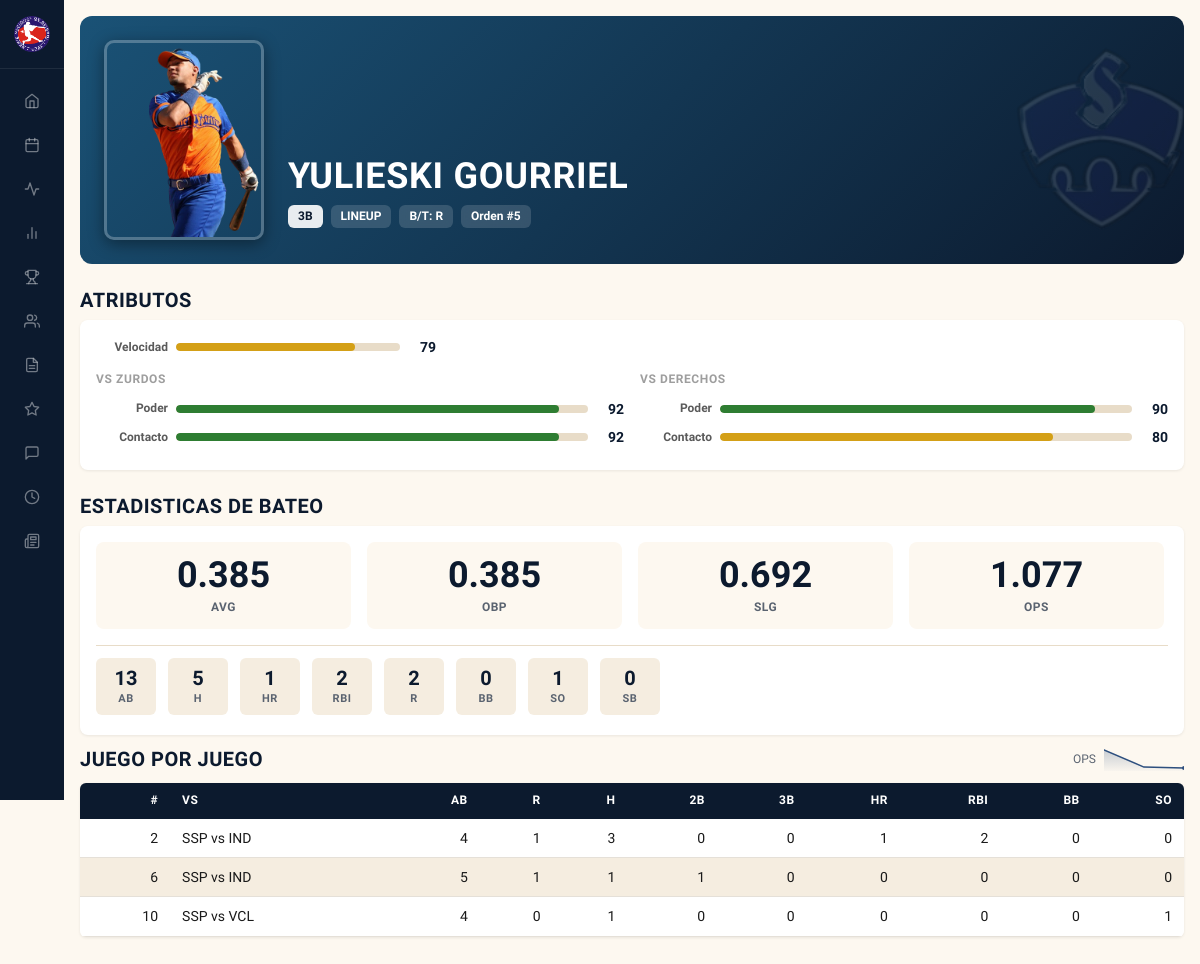
The page /player/5 on the database as committed earlier.
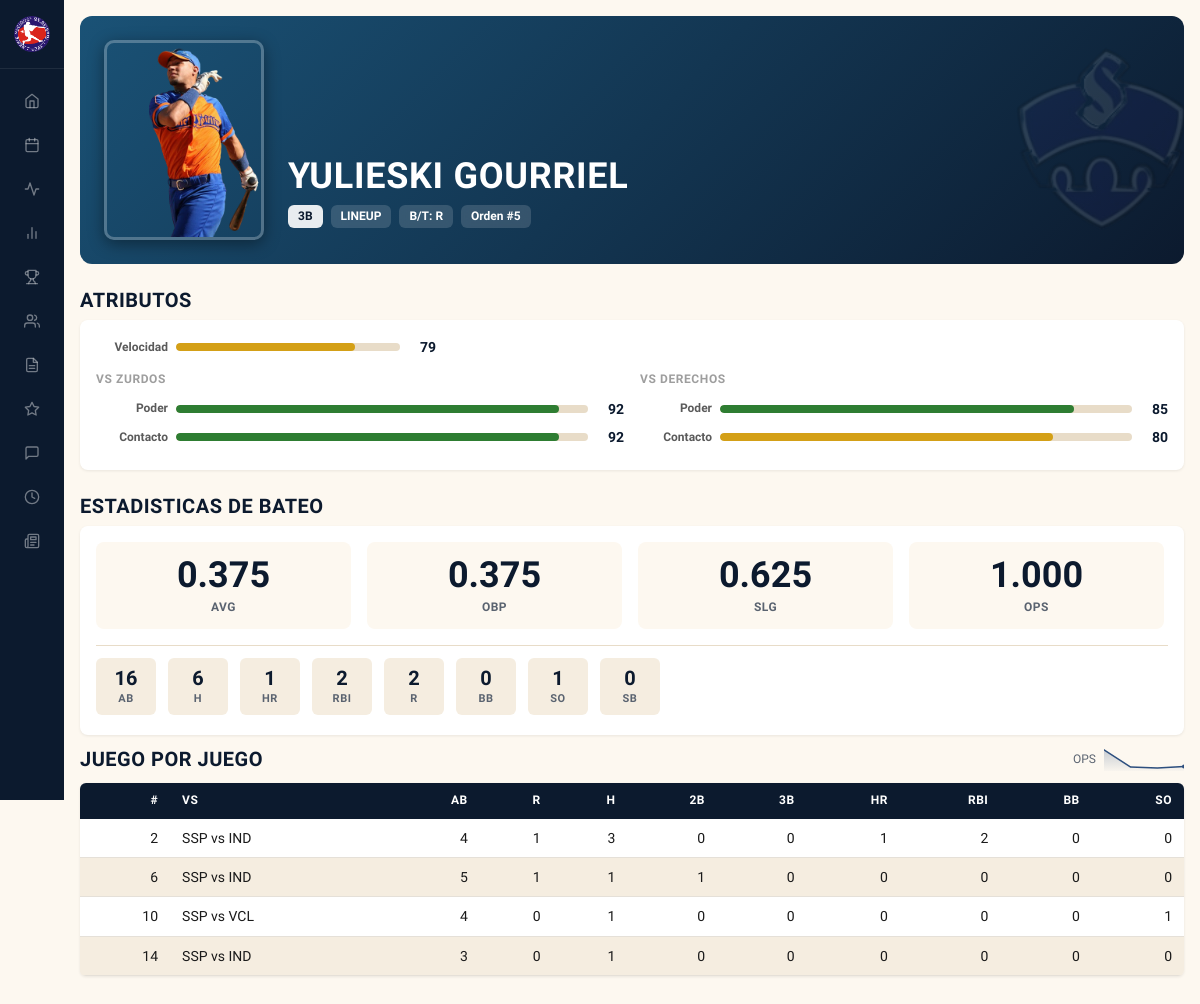
The same page on the database as committed later.
### tables this page shows
CREATE TABLE teams (
            id INTEGER PRIMARY KEY,
            name TEXT NOT NULL,
            short_name TEXT NOT NULL,
            full_name TEXT NOT NULL,
            owner TEXT NOT NULL,
            rank_overall INTEGER,
            rank_pitching INTEGER,
            rank_batting INTEGER,
            rank_fielding INTEGER,
            rank_speed INTEGER,
            rank_pre_draft INTEGER,
            rank_post_draft INTEGER,
            color_primary TEXT,
            color_secondary TEXT,
            logo_file TEXT,
            banner_file TEXT
        );

CREATE TABLE players (
            id INTEGER PRIMARY KEY,
            team_id INTEGER REFERENCES teams(id),
            name TEXT NOT NULL,
            full_name TEXT,
            position TEXT NOT NULL,
            bats_throws TEXT,
            role TEXT NOT NULL,
            lineup_order INTEGER,
            bullpen_role TEXT,
            is_drafted INTEGER DEFAULT 0,
            photo_file TEXT
        );

CREATE TABLE batting_stats (
            id INTEGER PRIMARY KEY,
            game_id INTEGER REFERENCES games(id) ON DELETE CASCADE,
            player_id INTEGER REFERENCES players(id),
            team_id INTEGER REFERENCES teams(id),
            AB INTEGER DEFAULT 0,
            R INTEGER DEFAULT 0,
            H INTEGER DEFAULT 0,
            doubles INTEGER DEFAULT 0,
            triples INTEGER DEFAULT 0,
            HR INTEGER DEFAULT 0,
            RBI INTEGER DEFAULT 0,
            BB INTEGER DEFAULT 0,
            SO INTEGER DEFAULT 0,
            SB INTEGER DEFAULT 0,
            UNIQUE(game_id, player_id)
        );

CREATE TABLE schedule (
            id INTEGER PRIMARY KEY,
            game_num INTEGER,
            week_num INTEGER,
            home_team_id INTEGER REFERENCES teams(id),
            away_team_id INTEGER REFERENCES teams(id),
            phase TEXT DEFAULT 'regular',
            series_game INTEGER
        );

### blueprints/players/routes.py (the view)
@players_bp.route('/player/<int:player_id>')
def player(player_id: int) -> str:
    p = get_player(player_id)
    if not p:
        abort(404)
    attrs = get_player_attrs(player_id)
    draft = get_player_draft(player_id)
    bat_games = get_batting_log(player_id)
    bat_totals = get_batting_totals(player_id)
    pitch_games = get_pitching_log(player_id)
    pitch_totals = get_pitching_totals(player_id)
    bat_spark = []
    for g in (bat_games or []):
        bl = BattingLine.from_row(g)
        bat_spark.append(round(bl.OPS, 3) if bl.AB > 0 else 0)
    pitch_spark = [
        round(g['ER'] * 27 / g['IP_outs'], 2) if g['IP_outs'] > 0 else 0
        for g in pitch_games
    ] if pitch_games else []
    return render_template('player.html', player=p, draft=draft, attrs=attrs,
                           bat_games=bat_games, bat_totals=bat_totals,
                           pitch_games=pitch_games, pitch_totals=pitch_totals,
                           bat_spark=bat_spark, pitch_spark=pitch_spark)

### templates/player.html (shortened to what this page needs)
{% extends "base.html" %}
{% from 'components/stat_box.html' import stat_box %}
{% from 'components/attr_bar.html' import attr_bar %}
{% from 'components/sparkline.html' import sparkline %}
{% from 'components/logo_img.html' import logo_img %}
{% from 'components/empty_state.html' import empty_state %}
{% block content %}
<div class="player-hero" style="--team-color: {{ player.color_primary }}">
    {% if player.logo_file %}
    <img src="{{ url_for('static', filename='graphics/' + player.logo_file) }}"
         alt="" class="player-hero-bg-logo" aria-hidden="true">
    {% endif %}
    {% if player.photo_file %}
    <div class="player-hero-photo">
        <img src="{{ url_for('static', filename='graphics/' + player.photo_file) }}"
             alt="{{ player.full_name or player.name }}">
    </div>
    {% endif %}
    <div class="player-hero-info">
        <div class="player-hero-name">{{ player.full_name or player.name }}</div>
        <div class="player-hero-tags">
            <span class="player-hero-tag player-hero-tag-accent">{{ player.position }}</span>
            <span class="player-hero-tag">{{ player.role|upper }}</span>
            {% if player.role in ('lineup', 'bench') %}
                <span class="player-hero-tag">B/T: {{ player.bats_throws }}</span>
                {% if player.lineup_order %}
                    <span class="player-hero-tag">Orden #{{ player.lineup_order }}</span>
                {% endif %}
            {% else %}
                <span class="player-hero-tag">Tira: {{ player.bats_throws }}</span>
                {% if player.bullpen_role %}
                    <span class="player-hero-tag">{{ player.bullpen_role }}</span>
                {% endif %}
            {% endif %}
        </div>
    </div>
</div>
{% if attrs %}
<h2>Atributos</h2>
<div class="card team-scoped" style="--team-color: {{ player.color_primary }}">
    {% if attrs.power_vs_l is not none %}
    <div class="attr-standalone">
        {{ attr_bar(attrs.speed, 'Velocidad') }}
    </div>
    <div class="attr-panel">
        <div class="attr-panel-section">
            <h4>vs Zurdos</h4>
            {{ attr_bar(attrs.power_vs_l, 'Poder') }}
            {{ attr_bar(attrs.contact_vs_l, 'Contacto') }}
        </div>
        <div class="attr-panel-section">
            <h4>vs Derechos</h4>
            {{ attr_bar(attrs.power_vs_r, 'Poder') }}
            {{ attr_bar(attrs.contact_vs_r, 'Contacto') }}
        </div>
    </div>
    {% endif %}
</div>
{% endif %}
{% if bat_totals and bat_totals.AB and bat_totals.AB > 0 %}
<h2>Estadisticas de Bateo</h2>
<div class="card team-scoped" style="--team-color: {{ player.color_primary }}">
    <div class="stat-rates">
        {{ stat_box("%.3f"|format(bat_totals.AVG), 'AVG') }}
        {{ stat_box("%.3f"|format(bat_totals.OBP), 'OBP') }}
        {{ stat_box("%.3f"|format(bat_totals.SLG), 'SLG') }}
        {{ stat_box("%.3f"|format(bat_totals.OPS), 'OPS') }}
    </div>
    <div class="stat-counting">
        {{ stat_box(bat_totals.AB, 'AB') }}
        {{ stat_box(bat_totals.H, 'H') }}
        {{ stat_box(bat_totals.HR, 'HR') }}
        {{ stat_box(bat_totals.RBI, 'RBI') }}
        {{ stat_box(bat_totals.R, 'R') }}
        {{ stat_box(bat_totals.BB, 'BB') }}
        {{ stat_box(bat_totals.SO, 'SO') }}
        {{ stat_box(bat_totals.SB, 'SB') }}
    </div>
</div>
<div class="game-log-header">
    <h2>Juego por Juego</h2>
    {% if bat_spark %}
    <div class="game-log-spark">
        <span class="text-sm text-muted">OPS</span>
        {{ sparkline(bat_spark, width=80, height=24) }}
    </div>
    {% endif %}
</div>
<div class="table-scroll">
<table class="stat-table">
    <thead>
        <tr><th class="num" scope="col">#</th><th scope="col">vs</th><th class="num" scope="col">AB</th><th class="num" scope="col">R</th><th class="num" scope="col">H</th>
        <th class="num" scope="col">2B</th><th class="num" scope="col">3B</th><th class="num" scope="col">HR</th><th class="num" scope="col">RBI</th>
        <th class="num" scope="col">BB</th><th class="num" scope="col">SO</th></tr>
    </thead>
    <tbody>
    {% for bg in bat_games %}
    <tr>
        <td class="num">{{ bg.game_num }}</td>
        <td>{{ bg.home_short }} vs {{ bg.away_short }}</td>
        <td class="num">{{ bg.AB }}</td><td class="num">{{ bg.R }}</td><td class="num">{{ bg.H }}</td>
        <td class="num">{{ bg.doubles }}</td><td class="num">{{ bg.triples }}</td><td class="num">{{ bg.HR }}</td>
        <td class="num">{{ bg.RBI }}</td><td class="num">{{ bg.BB }}</td><td class="num">{{ bg.SO }}</td>
    </tr>
    {% endfor %}
    </tbody>
</table>
</div>
{% endif %}
{% endblock %}

### templates/base.html (shortened to what this page needs)
<!DOCTYPE html>
<html lang="es">
<head>
    <link rel="stylesheet" href="{{ url_for('static', filename='style.css') }}">
    <link rel="stylesheet" href="{{ url_for('static', filename='mobile.css') }}">
</head>
<body>
    <aside class="sidebar" id="sidebar">
        <div class="sidebar-header">
            <img src="{{ url_for('static', filename='graphics/serie-nacional.png') }}" class="sidebar-logo" alt="Serie Nacional de Beisbol">
        </div>
        <nav class="sidebar-nav" role="navigation" aria-label="Navegacion principal">
            <a href="{{ url_for('main.index') }}" {% if request.endpoint == 'main.index' %}class="active"{% endif %}>
                <svg viewBox="0 0 24 24" fill="none" stroke="currentColor" stroke-width="2" stroke-linecap="round" stroke-linejoin="round"><path d="M3 9l9-7 9 7v11a2 2 0 0 1-2 2H5a2 2 0 0 1-2-2z"/><polyline points="9 22 9 12 15 12 15 22"/></svg>
            </a>
            <a href="{{ url_for('schedule.schedule') }}" {% if request.endpoint == 'schedule.schedule' %}class="active"{% endif %}>
                <svg viewBox="0 0 24 24" fill="none" stroke="currentColor" stroke-width="2" stroke-linecap="round" stroke-linejoin="round"><rect x="3" y="4" width="18" height="18" rx="2" ry="2"/><line x1="16" y1="2" x2="16" y2="6"/><line x1="8" y1="2" x2="8" y2="6"/><line x1="3" y1="10" x2="21" y2="10"/></svg>
            </a>
            <a href="{{ url_for('leaders.leaders') }}" {% if request.endpoint == 'leaders.leaders' %}class="active"{% endif %}>
                <svg viewBox="0 0 24 24" fill="none" stroke="currentColor" stroke-width="2" stroke-linecap="round" stroke-linejoin="round"><polyline points="22 12 18 12 15 21 9 3 6 12 2 12"/></svg>
            </a>
            <a href="{{ url_for('team_stats.team_stats') }}" {% if request.endpoint == 'team_stats.team_stats' %}class="active"{% endif %}>
                <svg viewBox="0 0 24 24" fill="none" stroke="currentColor" stroke-width="2" stroke-linecap="round" stroke-linejoin="round"><line x1="18" y1="20" x2="18" y2="10"/><line x1="12" y1="20" x2="12" y2="4"/><line x1="6" y1="20" x2="6" y2="14"/></svg>
            </a>
            <a href="{{ url_for('mvp_race.mvp_race') }}" {% if request.endpoint == 'mvp_race.mvp_race' %}class="active"{% endif %}>
            </a>
            <a href="{{ url_for('players.all_players') }}" {% if request.endpoint == 'players.all_players' %}class="active"{% endif %}>
                <svg viewBox="0 0 24 24" fill="none" stroke="currentColor" stroke-width="2" stroke-linecap="round" stroke-linejoin="round"><path d="M17 21v-2a4 4 0 0 0-4-4H5a4 4 0 0 0-4 4v2"/><circle cx="9" cy="7" r="4"/><path d="M23 21v-2a4 4 0 0 0-3-3.87"/><path d="M16 3.13a4 4 0 0 1 0 7.75"/></svg>
            </a>
            <a href="{{ url_for('draft.draft') }}" {% if request.endpoint == 'draft.draft' %}class="active"{% endif %}>
                <svg viewBox="0 0 24 24" fill="none" stroke="currentColor" stroke-width="2" stroke-linecap="round" stroke-linejoin="round"><path d="M14 2H6a2 2 0 0 0-2 2v16a2 2 0 0 0 2 2h12a2 2 0 0 0 2-2V8z"/><polyline points="14 2 14 8 20 8"/><line x1="16" y1="13" x2="8" y2="13"/><line x1="16" y1="17" x2="8" y2="17"/></svg>
            </a>
            <a href="{{ url_for('playoffs.playoffs') }}" {% if request.endpoint == 'playoffs.playoffs' %}class="active"{% endif %}>
                <svg viewBox="0 0 24 24" fill="none" stroke="currentColor" stroke-width="2" stroke-linecap="round" stroke-linejoin="round"><polygon points="12 2 15.09 8.26 22 9.27 17 14.14 18.18 21.02 12 17.77 5.82 21.02 7 14.14 2 9.27 8.91 8.26 12 2"/></svg>
            </a>
            <a href="{{ url_for('antesala.antesala') }}" {% if request.endpoint == 'antesala.antesala' %}class="active"{% endif %}>
                <svg viewBox="0 0 24 24" fill="none" stroke="currentColor" stroke-width="2" stroke-linecap="round" stroke-linejoin="round"><path d="M21 15a2 2 0 0 1-2 2H7l-4 4V5a2 2 0 0 1 2-2h14a2 2 0 0 1 2 2z"/></svg>
            </a>
            <a href="{{ url_for('weekly.weekly') }}" {% if request.endpoint == 'weekly.weekly' %}class="active"{% endif %}>
                <svg viewBox="0 0 24 24" fill="none" stroke="currentColor" stroke-width="2" stroke-linecap="round" stroke-linejoin="round"><circle cx="12" cy="12" r="10"/><polyline points="12 6 12 12 16 14"/></svg>
            </a>
            <a href="{{ url_for('periodico.periodico_index') }}" {% if request.endpoint and request.endpoint.startswith('periodico.') %}class="active"{% endif %}>
                <svg viewBox="0 0 24 24" fill="none" stroke="currentColor" stroke-width="2" stroke-linecap="round" stroke-linejoin="round"><path d="M4 22h16a2 2 0 0 0 2-2V4a2 2 0 0 0-2-2H8a2 2 0 0 0-2 2v16a2 2 0 0 1-2 2Zm0 0a2 2 0 0 1-2-2v-9c0-1.1.9-2 2-2h2"/><path d="M18 14h-8"/><path d="M15 18h-5"/><path d="M10 6h8v4h-8V6Z"/></svg>
            </a>
        </nav>
    </aside>
    <main class="main-content" id="main">
        <div class="container">
            {% block content %}{% endblock %}
        </div>
    </main>
</body>
</html>

### templates/components/stat_box.html
{% macro stat_box(value, label, animate=True) %}
<div class="stat-box">{% if animate %}<span class="val" data-animate="{{ value }}">{{ value }}</span>{% else %}<span class="val">{{ value }}</span>{% endif %}<span class="label">{{ label }}</span></div>
{% endmacro %}

### templates/components/attr_bar.html
{% macro attr_bar(value, label, max=99) %}
{% set pct = (value / max * 100)|round(1) %}
{% if value >= 85 %}{% set tier = 'elite' %}
{% elif value >= 70 %}{% set tier = 'good' %}
{% elif value >= 55 %}{% set tier = 'avg' %}
{% else %}{% set tier = 'low' %}{% endif %}
<div class="attr-bar">
    <span class="attr-bar-label">{{ label }}</span>
    <div class="attr-bar-track">
        <div class="attr-bar-fill attr-bar-{{ tier }}" style="width: {{ pct }}%"></div>
    </div>
    <span class="attr-bar-value">{{ value }}</span>
</div>
{% endmacro %}

### templates/components/sparkline.html (shortened to what this page needs)
{% macro sparkline(points, width=60, height=18) %}
{% if points and points|length > 1 %}
    {% set uid = range(100000)|random %}
    {% set coords = [] %}
    <svg class="sparkline" viewBox="0 0 {{ width }} {{ height }}" width="{{ width }}" height="{{ height }}" preserveAspectRatio="none" aria-hidden="true">
        <defs>
            <linearGradient id="spk-g{{ uid }}" x1="0" y1="0" x2="0" y2="1">
                <stop offset="0%" stop-color="currentColor" stop-opacity="0.25"/>
                <stop offset="100%" stop-color="currentColor" stop-opacity="0.02"/>
            </linearGradient>
        </defs>
        <polygon points="0,{{ height }} {{ coords|join(' ') }} {{ width }},{{ height }}"
                 fill="url(#spk-g{{ uid }})" stroke="none"/>
        <polyline points="{{ coords|join(' ') }}"
                  fill="none" stroke="currentColor" stroke-width="1.5"
                  stroke-linecap="round" stroke-linejoin="round"/>
        {% set last = coords[-1].split(',') %}
        <circle cx="{{ last[0] }}" cy="{{ last[1] }}" r="2" fill="currentColor"/>
    </svg>
{% elif points and points|length == 1 %}
    <svg class="sparkline" viewBox="0 0 {{ width }} {{ height }}" width="{{ width }}" height="{{ height }}" preserveAspectRatio="none" aria-hidden="true">
        <circle cx="{{ width / 2 }}" cy="{{ height / 2 }}" r="2" fill="currentColor"/>
    </svg>
{% else %}
    <span class="sparkline-empty" aria-hidden="true"></span>
{% endif %}
{% endmacro %}

Rows that differ between the two databases and show on the page:
added batting_stats: game_num "14", home_short "SSP", away_short "IND", AB "3", R "0", H "1", doubles "0", triples "0", HR "0", RBI "0", BB "0", SO "0"
Other text that changed with them:
{{ pct }}: 90.9 → 85.9 (drawn)
{{ value }}: "79 92 92 90 80" → "79 92 92 85 80"
{{ value }}: "0.385 0.385 0.692 1.077 13 5 1 2 2 0 1 0" → "0.375 0.375 0.625 1.000 16 6 1 2 2 0 1 0"
